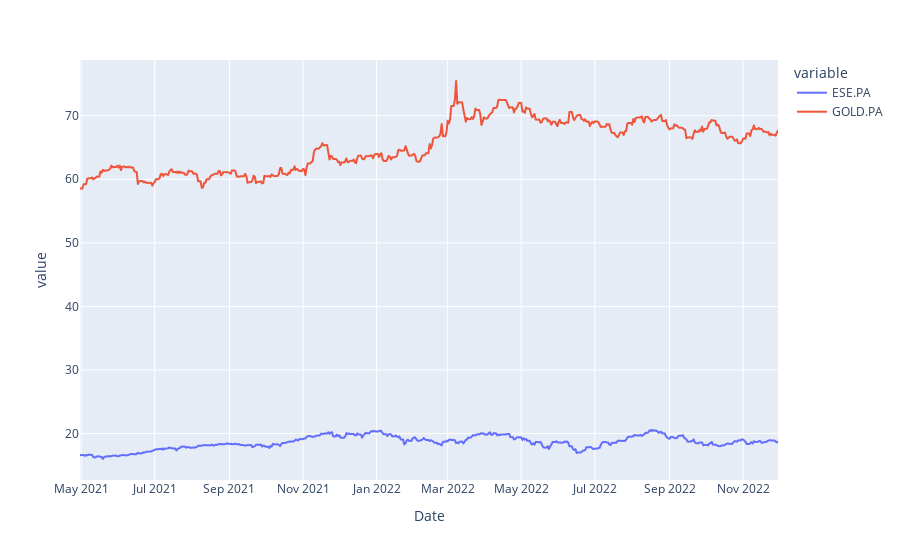

This figure's notebook cell:
### Code cell
import plotly.express as px

fig = px.line(tic[['ESE.PA', 'GOLD.PA']])
fig.show()

### Figure 1 — Plotly figure (JSON) as saved in the notebook; plotly's stock layout.template omitted (floating-point values rounded to 4 significant figures; data arrays with more than 128 entries replaced by an {"elided": "..."} marker saying what was removed)
{"data": [{"hovertemplate": "variable=ESE.PA<br>Date=%{x}<br>value=%{y}<extra></extra>", "legendgroup": "ESE.PA", "line": {"color": "#636efa", "dash": "solid"}, "marker": {"symbol": "circle"}, "mode": "lines", "name": "ESE.PA", "showlegend": true, "type": "scattergl", "x": {"elided": "580 str values"}, "xaxis": "x", "y": {"elided": "580 float values"}, "yaxis": "y"}, {"hovertemplate": "variable=GOLD.PA<br>Date=%{x}<br>value=%{y}<extra></extra>", "legendgroup": "GOLD.PA", "line": {"color": "#EF553B", "dash": "solid"}, "marker": {"symbol": "circle"}, "mode": "lines", "name": "GOLD.PA", "showlegend": true, "type": "scattergl", "x": {"elided": "580 str values"}, "xaxis": "x", "y": {"elided": "580 float values"}, "yaxis": "y"}], "layout": {"legend": {"title": {"text": "variable"}, "tracegroupgap": 0}, "margin": {"t": 60}, "xaxis": {"anchor": "y", "domain": [0, 1], "title": {"text": "Date"}}, "yaxis": {"anchor": "x", "domain": [0, 1], "title": {"text": "value"}}}}
